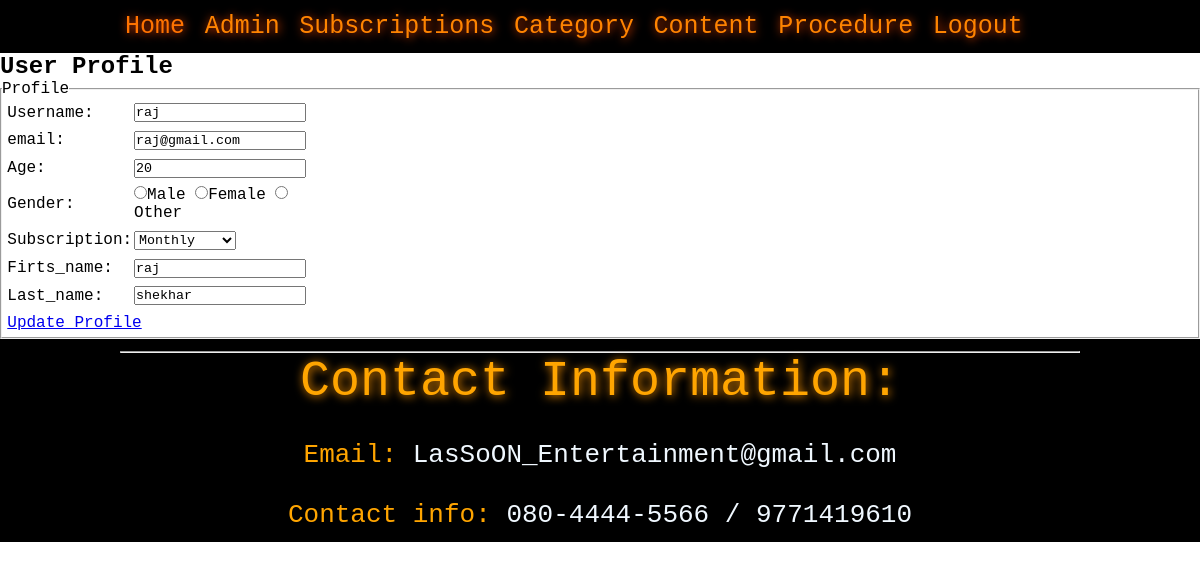
Screenshot of /profile.php (signed in) with the database file from the repository.
### tables this page shows
CREATE TABLE `users` (
  `id` int(11) NOT NULL,
  `F_name` varchar(30) DEFAULT NULL,
  `L_name` varchar(30) DEFAULT NULL,
  `age_req` int(11) DEFAULT NULL,
  `email` varchar(255) DEFAULT NULL,
  `username` varchar(255) DEFAULT NULL,
  `gender` varchar(30) DEFAULT NULL,
  `subscription` int(11) DEFAULT NULL,
  `password` varchar(100) DEFAULT NULL
);

### profile.php (the view, shortened to what this page needs)
<?php include('./partials-front/menu.php') ?>
<?php
                    $sql = "SELECT * FROM users";
                    $res = mysqli_query($conn, $sql);
                    $count  = mysqli_num_rows($res);
                    if($count>0)
                    {
                        while($rows=mysqli_fetch_assoc($res))
                        {
                                $id = $rows['id'];
                                $F_name=$rows['F_name'];
                                $L_name=$rows['L_name'];
                                $email=$rows['email'];
                                $age_req=$rows['age_req'];
                                $username=$rows['username'];
                                $gender=$rows['gender'];
                        }
                    }
                    else
                    {
                        echo"<tr><td colspan='7' class='error'>Content not Available. </td></tr>";
                    }
?>
<section class="food-search">
<div class="conatiner">
<h2 class="text-center text-white">User Profile</h2>
    <form class="order">
        <fieldset>
        <legend>Profile</legend>
        <table>
            <tr>
                <td class="order-label">Username:</td>
                <td>
                    <input class="input-responsive" value="<?php echo $username ?>" type="text" name="username">
                </td>
            </tr>
            <tr>
                <td class="order-label">email:</td>
                <td>
                    <input class="input-responsive" value="<?php echo $email ?>" type="email" name="email">
                </td>
            </tr>
            <tr>
                <td  class="order-label">Age:</td>
                <td>
                    <input class="input-responsive" value="<?php echo $age_req ?>" type="number">
                </td>
            </tr>
            <tr>
                <td class="order-label">Gender:</td>
                <td>
                    <input  type="radio" value="<?php echo $gender ?>" name="gender">Male
                    <input  type="radio" value="<?php echo $gender ?>" name="gender">Female
                    <input  type="radio" value="<?php echo $gender ?>" name="gender">Other
                </td>
            </tr>
            <tr>
                <td class="order-label">Subscription:</td>
                <td>
                        <select class="input-responsive" name="genre">
                            <?php
                                $sql2 = "SELECT * FROM subscription WHERE active='Yes'";
                                $res2 = mysqli_query($conn, $sql2);
                                $count2 = mysqli_num_rows($res2);
                                if($count2>0)
                                {
                                    while($row2=mysqli_fetch_assoc($res2))
                                    {
                                        $id = $row2['id'];
                                        $sub_name = $row2['sub_name'];
                                        ?>
                                        <option value="<?php echo $id; ?>"><?php echo $sub_name ?></option>
                                        <?php
                                    }
                                }
                                else
                                {
                                    ?>
                                    <option value="0">No Genre Found</option>
                                    <?php
                                }
                            ?>
                    </select>
                </td>
            </tr>
            <tr>
                <td class="order-label">Firts_name:</td>
                <td>
                    <input value="<?php echo $F_name ?>" class="input-responsive" type="text" name="F_name">
                </td>
            </tr>
            <tr>
                <td class="order-label">Last_name:</td>
                <td>
                    <input value="<?php echo $L_name ?>" class="input-responsive" type="text" name="L_name">
                </td>
            </tr>
            <tr>
            <td colspan="2">
            <a href="<?php echo SITEURL; ?>./update-profile.php?id=<?php echo $id ?>" class="btn-primary1">Update Profile</a>
            </td>
            </tr>
        </table>
        </fieldset>
    </form>
</div>
</section>
<?php include('./partials-front/footer.php') ?>

### css/admin.css (style rules this page uses)
* { margin: 0; padding: 0%; font-family: 'Courier New', Courier, monospace; }
table tr td { padding: 1%; }

### rows the page displays
users: username "raj", email "raj@gmail.com", age_req "20", F_name "raj", L_name "shekhar"

### other values shown
form field genre "Monthly"
